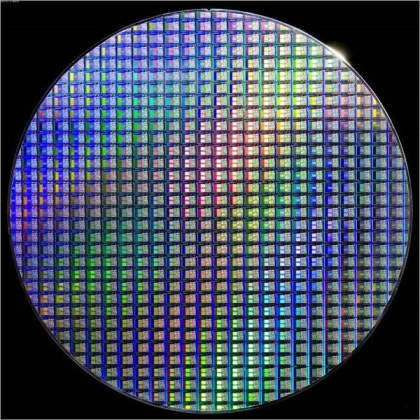
#> input picture AI/application/wafer.jpg, 420 x 420 px, found by its file name
$ jupyter execute --allow-errors '강의_6기_AI개론_1차시_02_OpenCV 색상의 검출 및 히스토그램.ipynb'   (shell and % lines are left out)
#> lines starting #> are read from the running program, lines starting #| are printed output that depends on the picture; after the words box and inside, x2 and y2 are one past the last pixel; in counts of white or black regions, pixels touching at a corner belong together
1. 색상에 대해서 '히스토그램' 그리기
2. 색상에 대한 '마스크' 적용하기

[cell 1]
#openCV 설치

[cell 2]
import os
import numpy as np
import cv2

import matplotlib.pyplot as plt

#> (a cell that did not finish here is left out)

[cell 4]
image_path = '/content/drive/MyDrive/rokey/AI/application/wafer.jpg'

[cell 5]
image = cv2.imread(image_path)
#> image is the input picture: shape (420, 420, 3); mean B, G, R 94.1, 76.8, 68.7
image

[cell 6]
src = image.copy()
cv2.cvtColor(src, cv2.COLOR_BGR2RGB) # 원본은 바뀌지 않는다.

[cell 7]
src = image.copy()
src = cv2.cvtColor(src, cv2.COLOR_BGR2GRAY) # grayscale: 연산량 줄어듦
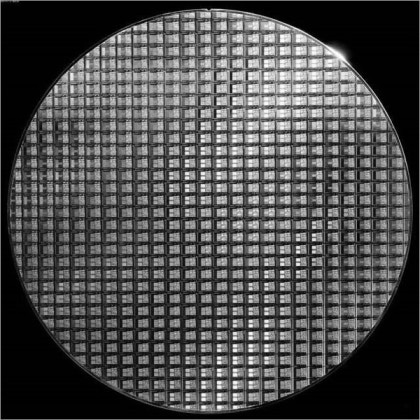
#> src: shape (420, 420); min 0, max 255, mean 76.3

# cv2.calcHist() : 히스토그램 계산 함수
hist = cv2.calcHist([src],[0],None, [256],[0,256])
#> hist = 256 values, max 27511 at index 1, min 1 at index 255, mean 689.1
# 0번 채널, None: 마스크 설정(전체 이미지 사용)/특정 영역:ROI
# [256] bin(계급구간)개수(0-255, 총 256개 구간), [0,256]:픽셀 밝기 값 범위
hist[250] # 밝기 값이 250인 픽셀 개수 array([30.], dtype=float32)
#> Out = [30]

[cell 8]
hist[0,0] # 히스토그램을 2차원 배열 형태로 표현했을 때 (0,0) 위치의 원소값
#> Out = 10619

[cell 9]
# src = cv2.cvtColor(src, cv2.COLOR_BGR2GRAY) # cvt 두번하면 error

# 'channels'는 분석할 채널 (예: 그레이스케일에서는 [0])을 지정,
# 'histSize'는 히스토그램 구간의 수 (0~255로 256개 구간),
# 'histRange'는 픽셀 값 범위 (0~255)를 지정합니다.
hist_size = [256]
hist_range = [0, 256] # python은 범위 지정시 마지막 뒷 숫자 미포함(그래서 256)

# openCV 함수 활용
#cv2.calcHist(이미지, 채널 번호, None, x가 몇개로 나뉘어야 하는지, x의 범위)
hist = cv2.calcHist([src], [0], None, hist_size, hist_range)

[cell 10]
# hist
# 어느 픽셀이 제일 많이 있냐(최대값 카운트)
# 최대값을 의미 : histMax 기준으로 다른 모든 그래프를 그림
hist_max = np.max(hist)
#> hist_max = 27511
hist_max  # 픽셀값이 100인 픽셀 개수가 27,511개 있다
#> Out = 27511

[cell 11]
# 무작정 따라해봐요.. 그래서 강제로 이해해보자
# 현재 밝기값의 개수를 알고 싶어 (픽셀 개수)
# 컴퓨터 입장에서 y값이 클수록 아래, 작을수록 위
# 1단계 : 현재 밝기값의 픽셀 개수

x = 0 # 현재 밝기값 가정
hist[x, 0] # 밝기값이 0(x)인 픽셀의 개수가 10619개
#> Out = 10619

[cell 12]
# 2단계: 최대값 대비 비율 (0-1 사이) : normalize
# 3단계: 퍼센트로 변환(0-100 사이)
hist[x, 0] *100 / hist_max   # np.float32(0.38599107)
#> Out = 38.6

[cell 13]
# 4단계: 정수로 변환 for 좌표 계산(끝점), image_background의 dtype=np.uint8
int(hist[x, 0] *100 / hist_max)
#> Out = 38

[cell 14]
# 5단계: y 좌표 계산(아래에서 위)
# 왜 100에서 빼지? 컴퓨터 y축이 반대니까
100 - int(hist[x, 0] * 100 / hist_max)
#> Out = 62

[cell 15]
# 그래프 그릴 도화지
# 255(흰색)을 채운 100*256 도화지 준비해주세요

image_background = np.full((100,256),255, dtype=np.uint8)
# array([[255, 255, 255, ..., 255, 255, 255],
#        [255, 255, 255, ..., 255, 255, 255],
#        [255, 255, 255, ..., 255, 255, 255],
#        ...,
#        [255, 255, 255, ..., 255, 255, 255],
#        [255, 255, 255, ..., 255, 255, 255],
#        [255, 255, 255, ..., 255, 255, 255]])


for x in range(256):
  # 시작점 pt1
  pt1 = (x, 100)
  # 컴퓨터는 y축이 뒤집혀 있어, 높이 100인 그림의 경우 디지털 100 == 사람이 생각하는 0이 됨

  # 끝점 pt2
  pt2 = (x, 100-int(hist[x,0]*100 / hist_max))  # 히스토그램 시작점*100-

  # Cv2.line(이미지, 시작점,끝점,색상)
  cv2.line(image_background, pt1, pt2, 0)
#> this loop made 256 passes
#> pt2 on passes 1 to 3: (0, 62), (1, 0), (2, 89)
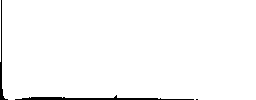
#> image_background: shape (100, 256); 98% white; 3 black regions (1 under 20 px), largest, box (x1, y1, x2, y2) and area: (15, 95, 194, 100) 356, (0, 0, 8, 100) 158

plt.imshow(image_background, cmap='gray')

**pt = (x, 100) 의미**

(x, 100) = (가로 위치, 세로 위치)
```
x = 0 >> (0, 100) 맨 왼쪽, 맨 아래 (밝기 0(왼쪽 끝) 아래쪽)
X = 50 >> (50, 100) 중간쯤, 맨 아래 (밝기 50 위치에서 아래쪽)
x = 100 >> (100, 100) 맨 오른쪽, 맨 아래 (밝기 100 위치에서 아래쪽)
```
일반적으로 히스토그램 (밝기, 개수) 형태임

가로축(x축) : 픽셀 밝기 값 위치
- x=0(아주 어두운 픽셀)
- x=128 (중간 밝기)
- x=256 (아주 밝은 픽셀)

세로축(y축) : 픽셀의 개수

[cell 16]
# 색공간 (HSV)

image = cv2.imread(image_path)
# image
cv2.cvtColor(image, cv2.COLOR_BGR2HSV) # HSV(Hue, Satuaration, Value)
# 색상 분리하기 위해

[cell 17]
hsv = cv2.cvtColor(image, cv2.COLOR_BGR2HSV)
#> hsv: shape (420, 420, 3); mean H, S, V 76.9, 87.8, 101.4

# 파란색만 추출하고 싶어
# 파란색 범위(2개) 내가 지정
# hsv (Hue:색상, Saturation:채도, Value:값)
lower_blue = np.array([90,50,50]) # 파란색 최소범위 시작
high_blue = np.array([130,255,255]) # 파란색 최대범위 끝

# 마스크 색상
mask = cv2.inRange(hsv, lower_blue, high_blue)
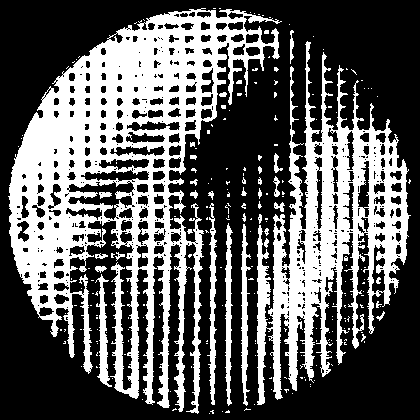
#> mask: shape (420, 420); 36.3% white; 229 white regions (196 under 20 px), largest, box (x1, y1, x2, y2) and area: (8, 8, 282, 414) 38581, (257, 41, 411, 405) 20283, (207, 203, 217, 405) 896
# low-high 사이에 있는 값은 흰색, 나머지는 다 검은색(0)

# AND 연산
# (mask) 해당하는 흰색 부분만 남기고 싶어요
# (mask) 밖에 있는 거(검은색)>>검은색으로
dst = cv2.bitwise_and(image, image, mask=mask)
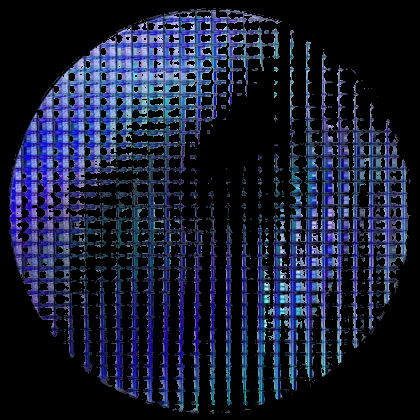
#> dst: shape (420, 420, 3); mean B, G, R 49.6, 29.4, 24.2

dst = cv2.cvtColor(dst, cv2.COLOR_BGR2RGB)
plt.imshow(dst)
plt.show()

$ run again, with AI/application/sample.jpg copied over AI/application/wafer.jpg
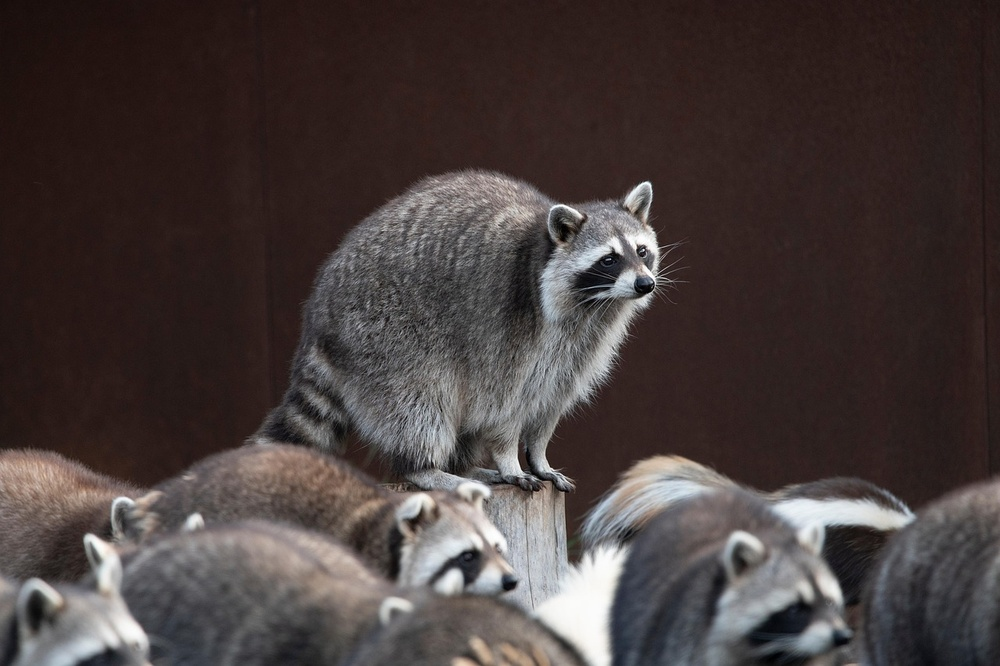
#> input picture AI/application/sample.jpg, 1000 x 666 px, shrunk from 1280 x 852 before the run, found by its file name
#> image is the input picture: shape (666, 1000, 3); mean B, G, R 60.2, 61.4, 71.2
#> hist = 256 values, max 29232 at index 36, min 9 at index 255, mean 2601.6
#> `hist[250]`: Out = [733]
#> `hist[0,0]`: Out = 24
#> hist_max = 29232
#> `hist[x, 0]`: Out = 24
#> `hist[x, 0] *100 / hist_max`: Out = 0.0821
#> `int(hist[x, 0] *100 / hist_max)`: Out = 0
#> `100 - int(hist[x, 0] * 100 / hist_max)`: Out = 100
#> the loop `for x in range(256):` made 256 passes
#> pt2 on passes 1 to 3: (0, 100), (1, 100), (2, 100)
#> after the loop `for x in range(256):`:
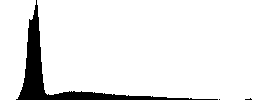
#> image_background: shape (100, 256); 91.6% white; 3 black regions (2 under 20 px), largest, box (x1, y1, x2, y2) and area: (16, 0, 218, 100) 2141
#> hsv: shape (666, 1000, 3); mean H, S, V 32, 67.1, 72.4
#> `mask = cv2.inRange(hsv, lower_blue, high_blue)`:
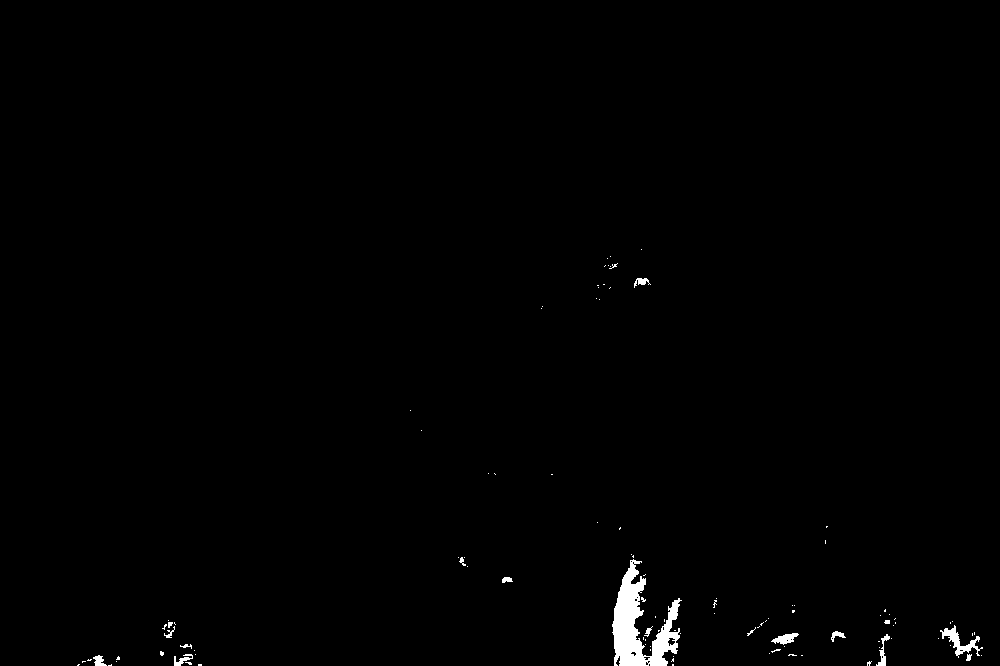
#> mask: shape (666, 1000); 0.74% white; 107 white regions (90 under 20 px), largest, box (x1, y1, x2, y2) and area: (612, 559, 682, 666) 3273, (940, 625, 983, 658) 406, (771, 633, 799, 645) 176
